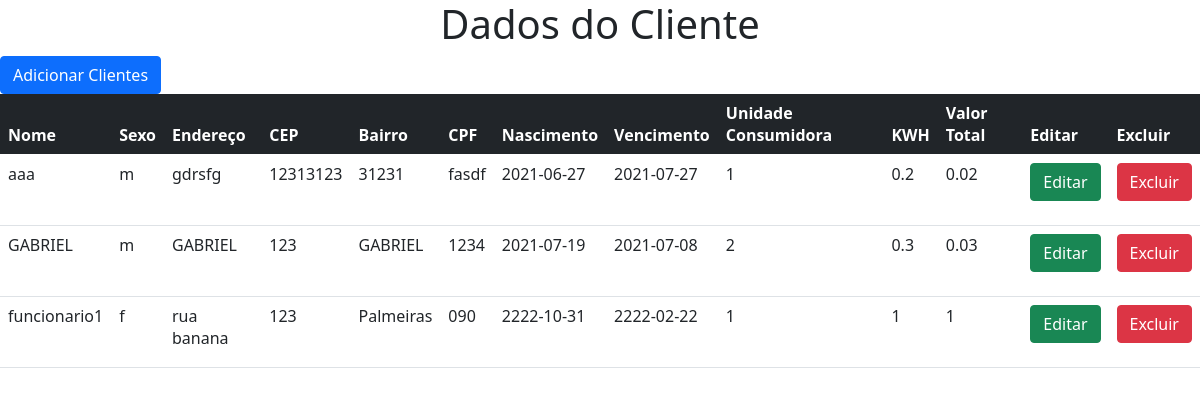
The page / on the database its author committed.
### tables this page shows
CREATE TABLE `cliente` (
  `id` int(11) NOT NULL,
  `nome` varchar(25) NOT NULL,
  `sexo` varchar(1) NOT NULL,
  `endereco` varchar(35) NOT NULL,
  `cep` varchar(10) NOT NULL,
  `bairro` varchar(20) NOT NULL,
  `cpf` varchar(11) NOT NULL,
  `nascimento` date NOT NULL,
  `data_vencimento` date NOT NULL,
  `unidade_consumidora` int(11) NOT NULL,
  `kwh` double NOT NULL,
  `valor_total` double NOT NULL
);

### conexao.php (called while the page is built, shortened)
<?php
function abrirBanco()
{
    $conexao = new mysqli("localhost", "root", "", "energia");
    return $conexao;
}
function listarCliente()
{
    $banco = abrirBanco();
    $sql = "select * from cliente order by nascimento";
    $resultado = $banco->query($sql);
    while ($row = mysqli_fetch_array($resultado)) {
        $grupo[] = $row;
    }
    return $grupo;
}

### index.php (the view, shortened to what this page needs)
<?php include 'conexao.php';
$grupo = listarCliente();
?>
<html>
<head>
    <link href="bootstrap-5.0.2-dist/css/bootstrap.min.css" rel="stylesheet">
</head>
<body>
<table class="table table-hover">
    <thead class="table-dark">
     <h1 class="text-center"> Dados do Cliente</h1>
    <a href="inserir.php" class="btn btn-Primary"> Adicionar Clientes</a>
        <tr>
            <th>Nome</th>
            <th>Sexo</th>
            <th>Endereço</th>
            <th>CEP</th>
            <th>Bairro</th>
            <th>CPF</th>
            <th>Nascimento</th>
            <th>Vencimento</th>
            <th>Unidade Consumidora</th>
            <th>KWH</th>
            <th>Valor Total</th>
            <th>Editar</th>
            <th>Excluir</th>
        </tr>
        </thead>
        <tbody>
        <?php
        foreach ($grupo as $cliente) { ?>
            <tr>
                <td><?= $cliente["nome"] ?> </td>
                <td><?= $cliente["sexo"] ?> </td>
                <td><?= $cliente["endereco"] ?> </td>
                <td><?= $cliente["cep"] ?> </td>
                <td><?= $cliente["bairro"] ?> </td>
                <td><?= $cliente["cpf"] ?> </td>
                <td><?= $cliente["nascimento"] ?> </td>
                <td><?= $cliente["data_vencimento"] ?> </td>
                <td><?= $cliente["unidade_consumidora"] ?> </td>
                <td><?= $cliente["kwh"] ?> </td>
                <td><?= $cliente["valor_total"] ?> </td>
                <th>
                    <form name="alterar" action="alterar.php" method="post">
                        <button type="submit" class="btn btn-success">Editar</button>
                    </form>
                </th>
                <th>
                    <form name="excluir" action="conexao.php" method="post">
                        <button type="submit" class="btn btn-danger">Excluir</button>
                    </form>
                </th>
            </tr>
        <?php }
        ?>
        </tbody>
    </table>
</body>
</html>

### rows shown on the page
cliente: nome "aaa", sexo "m", endereco "gdrsfg", cep "12313123", bairro "31231", cpf "fasdf", nascimento "2021-06-27", data_vencimento "2021-07-27", unidade_consumidora "1", kwh "0.2", valor_total "0.02"
cliente: nome "GABRIEL", sexo "m", endereco "GABRIEL", cep "123", bairro "GABRIEL", cpf "1234", nascimento "2021-07-19", data_vencimento "2021-07-08", unidade_consumidora "2", kwh "0.3", valor_total "0.03"
cliente: nome "funcionario1", sexo "f", endereco "rua banana", cep "123", bairro "Palmeiras", cpf "090", nascimento "2222-10-31", data_vencimento "2222-02-22", unidade_consumidora "1", kwh "1", valor_total "1"
